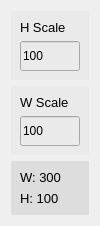
                    <widget class="QWidget" name="widget" native="true">
                     <property name="maximumSize">
                      <size>
                       <width>100</width>
                       <height>16777215</height>
                      </size>
                     </property>
                     <layout class="QVBoxLayout" name="verticalLayout_36">
                      <item>
                       <layout class="QVBoxLayout" name="verticalLayout_32">
                        <item>
                         <widget class="QWidget" name="widget_4" native="true">
                          <property name="minimumSize">
                           <size>
                            <width>0</width>
                            <height>0</height>
                           </size>
                          </property>
                          <property name="maximumSize">
                           <size>
                            <width>16777215</width>
                            <height>16777215</height>
                           </size>
                          </property>
                          <property name="styleSheet">
                           <string notr="true">background-color: rgb(234, 234, 234);</string>
                          </property>
                          <layout class="QVBoxLayout" name="verticalLayout_33">
                           <item>
                            <widget class="QLabel" name="label_18">
                             <property name="font">
                              <font>
                               <pointsize>10</pointsize>
                               <weight>50</weight>
                               <bold>false</bold>
                               <kerning>true</kerning>
                              </font>
                             </property>
                             <property name="text">
                              <string>H Scale</string>
                             </property>
                            </widget>
                           </item>
                           <item>
                            <widget class="QLineEdit" name="leHeightScale">
                             <property name="minimumSize">
                              <size>
                               <width>0</width>
                               <height>30</height>
                              </size>
                             </property>
                             <property name="text">
                              <string>100</string>
                             </property>
                            </widget>
                           </item>
                          </layout>
                         </widget>
                        </item>
                        <item>
                         <widget class="QWidget" name="widget_5" native="true">
                          <property name="styleSheet">
                           <string notr="true">background-color: rgb(234, 234, 234);</string>
                          </property>
                          <layout class="QVBoxLayout" name="verticalLayout_34">
                           <item>
                            <widget class="QLabel" name="label_20">
                             <property name="font">
                              <font>
                               <pointsize>10</pointsize>
                               <weight>50</weight>
                               <bold>false</bold>
                               <kerning>true</kerning>
                              </font>
                             </property>
                             <property name="text">
                              <string>W Scale</string>
                             </property>
                            </widget>
                           </item>
                           <item>
                            <widget class="QLineEdit" name="leWidthScale">
                             <property name="minimumSize">
                              <size>
                               <width>0</width>
                               <height>30</height>
                              </size>
                             </property>
                             <property name="text">
                              <string>100</string>
                             </property>
                            </widget>
                           </item>
                          </layout>
                         </widget>
                        </item>
                       </layout>
                      </item>
                      <item>
                       <widget class="QWidget" name="widget_3" native="true">
                        <property name="styleSheet">
                         <string notr="true">background-color: rgb(221, 221, 221);</string>
                        </property>
                        <layout class="QVBoxLayout" name="verticalLayout_35">
                         <item>
                          <widget class="QLabel" name="lbImageWidth">
                           <property name="font">
                            <font>
                             <pointsize>10</pointsize>
                             <weight>50</weight>
                             <bold>false</bold>
                             <kerning>true</kerning>
                            </font>
                           </property>
                           <property name="styleSheet">
                            <string notr="true"/>
                           </property>
                           <property name="text">
                            <string>W: 300</string>
                           </property>
                          </widget>
                         </item>
                         <item>
                          <widget class="QLabel" name="lbImageHeight">
                           <property name="font">
                            <font>
                             <pointsize>10</pointsize>
                             <weight>50</weight>
                             <bold>false</bold>
                             <kerning>true</kerning>
                            </font>
                           </property>
                           <property name="styleSheet">
                            <string notr="true"/>
                           </property>
                           <property name="text">
                            <string>H: 100</string>
                           </property>
                          </widget>
                         </item>
                        </layout>
                       </widget>
                      </item>
                     </layout>
                    </widget>
